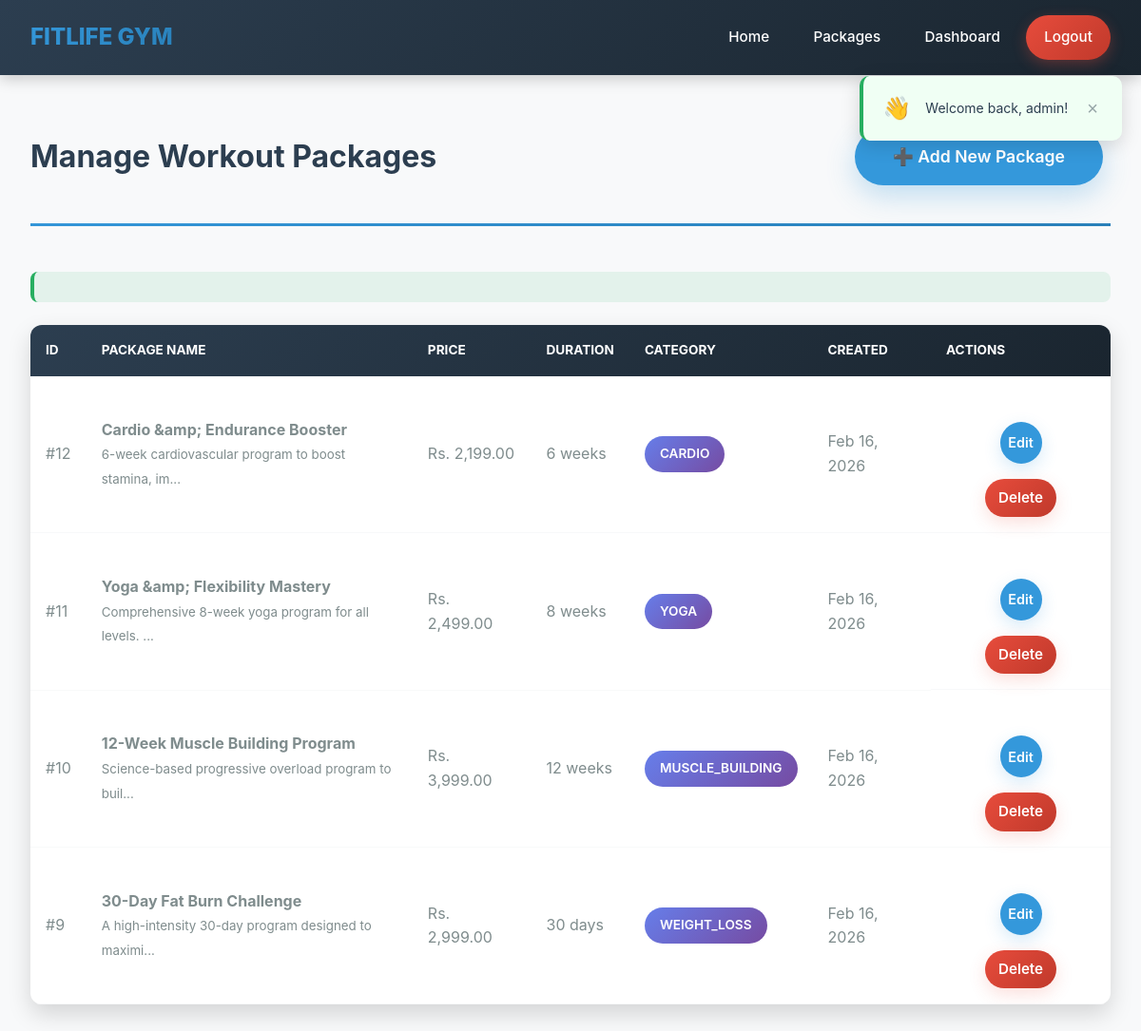
Page /admin/manage-packages.php (signed in) on the committed database.
### tables this page shows
CREATE TABLE `packages` (
  `id` int(11) NOT NULL,
  `name` varchar(255) NOT NULL,
  `description` text DEFAULT NULL,
  `short_description` varchar(1000) DEFAULT NULL,
  `price` decimal(10,2) NOT NULL,
  `duration` varchar(100) DEFAULT NULL,
  `category` varchar(50) DEFAULT NULL,
  `image` varchar(255) DEFAULT NULL,
  `created_by` int(11) NOT NULL,
  `created_at` timestamp NOT NULL DEFAULT current_timestamp()
);

### admin/manage-packages.php (the view, shortened to what this page needs)
<?php
require_once '../includes/database.php';
$page = isset($_GET['page']) ? (int)$_GET['page'] : 1;
$per_page = 10;
$count_stmt = $pdo->query("SELECT COUNT(*) FROM packages");
$total_packages = $count_stmt->fetchColumn();
$pagination = new Pagination($total_packages, $per_page, $page);
$stmt = $pdo->prepare("
    SELECT * FROM packages
    ORDER BY created_at DESC
    LIMIT ? OFFSET ?
");
$stmt->bindValue(1, $pagination->getLimit(), PDO::PARAM_INT);
$stmt->bindValue(2, $pagination->getOffset(), PDO::PARAM_INT);
$stmt->execute();
$packages = $stmt->fetchAll();
require_once '../includes/database.php';
$stmt = $pdo->query("SELECT * FROM packages ORDER BY created_at DESC");
$packages = $stmt->fetchAll();
?>
<!DOCTYPE html>
<html>
<head>
    <link rel="stylesheet" href="../css/style.css">
</head>
<body>
    <?php
include '../includes/navigation.php';
?>
    <div class="manage-container">
        <div class="page-header">
            <h1>Manage Workout Packages</h1>
            <a href="add-package.php" class="btn-add">➕ Add New Package</a>
        </div>
        <?php if (isset($success_message)): ?>
            <div class="success"><?php echo htmlspecialchars($success_message, ENT_QUOTES, 'UTF-8'); ?></div>
        <?php endif; ?>
        <div class="packages-table">
            <?php if (empty($packages)): ?>
                <div class="empty-state">
                    <p>No packages found.</p>
                    <a href="add-package.php" class="btn-primary">Add Your First Package</a>
                </div>
            <?php else: ?>
                <table>
                    <thead>
                        <tr>
                            <th>ID</th>
                            <th>Package Name</th>
                            <th>Price</th>
                            <th>Duration</th>
                            <th>Category</th>
                            <th>Created</th>
                            <th>Actions</th>
                        </tr>
                    </thead>
                    <tbody>
                        <?php foreach ($packages as $package): ?>
                            <tr>
                                <td>#<?php echo $package['id']; ?></td>
                                <td>
                                    <strong><?php echo htmlspecialchars($package['name'], ENT_QUOTES, 'UTF-8'); ?></strong><br>
                                    <small><?php echo htmlspecialchars(substr($package['short_description'] ?? $package['description'], 0, 50), ENT_QUOTES, 'UTF-8'); ?>...</small>
                                </td>
                                <td>Rs. <?php echo number_format($package['price'], 2); ?></td>
                                <td><?php echo htmlspecialchars($package['duration'], ENT_QUOTES, 'UTF-8'); ?></td>
                                <td>
                                    <span class="category-badge"><?php echo htmlspecialchars($package['category'] ?? 'General', ENT_QUOTES, 'UTF-8'); ?></span>
                                </td>
                                <td><?php echo date('M d, Y', strtotime($package['created_at'])); ?></td>
                                <td class="action-buttons">
                                    <a href="edit-package.php?id=<?php echo $package['id']; ?>" class="btn-edit">Edit</a>
                                    <?php
                                         $active_check = $pdo->prepare("SELECT COUNT(*) as count FROM purchases WHERE package_id = ? AND is_active = 1");
                                         $active_check->execute([$package['id']]);
                                         $active_count = (int)$active_check->fetch()['count'];
                                    ?>
                                    <a href="?delete=<?php echo $package['id']; ?>"
                                        class="btn-delete"
                                        onclick="if(<?php echo $active_count; ?> > 0){alert('Delete failed: This package has <?php echo $active_count; ?> active purchase(s).'); return false;} return confirm('Are you sure you want to delete this package? This action cannot be undone.');">Delete</a>
                                </td>
                            </tr>
                        <?php endforeach; ?>
                    </tbody>
                </table>
            <?php endif; ?>
        </div>
    </div>
</body>
</html>

### rows in the picture
packages: id "12", name "Cardio &amp; Endurance Booster", short_description "6-week cardiovascular program to boost stamina, im", price "2,199.00", duration "6 weeks", category "CARDIO", created_at "Feb 16, 2026"
packages: id "11", name "Yoga &amp; Flexibility Mastery", short_description "Comprehensive 8-week yoga program for all levels.", price "2,499.00", duration "8 weeks", category "YOGA", created_at "Feb 16, 2026"
packages: id "10", name "12-Week Muscle Building Program", short_description "Science-based progressive overload program to buil", price "3,999.00", duration "12 weeks", category "MUSCLE_BUILDING", created_at "Feb 16, 2026"
packages: id "9", name "30-Day Fat Burn Challenge", short_description "A high-intensity 30-day program designed to maximi", price "2,999.00", duration "30 days", category "WEIGHT_LOSS", created_at "Feb 16, 2026"

### other values in the picture
$login_message "Welcome back, admin!"
